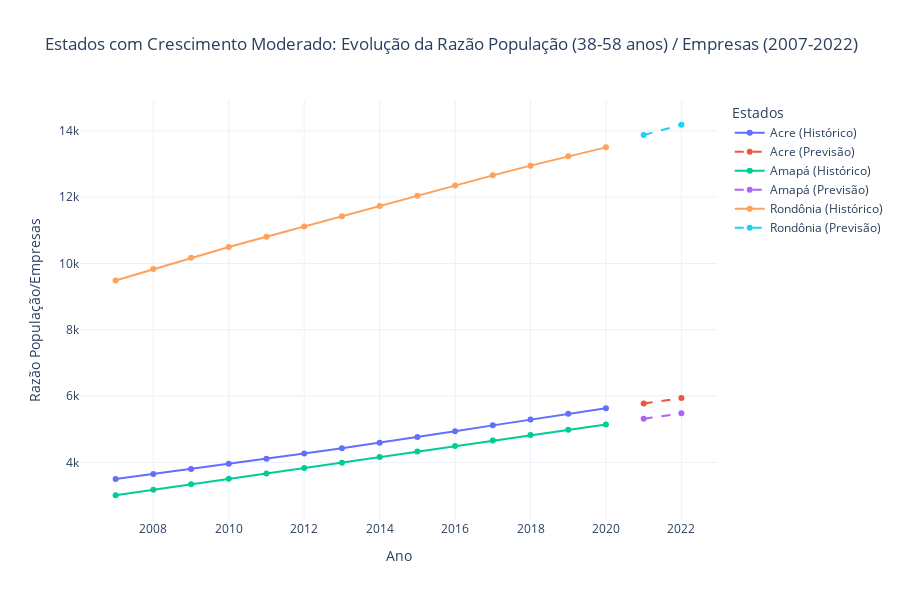

Notebook code cell kept with this figure:
### Code cell
fig = go.Figure()

# Adicionando dados históricos e previsões para cada estado com crescimento moderado
for estado in estados_crescimento_moderado:
    # Dados históricos
    fig.add_trace(
        go.Scatter(
            x=razao_populacao_empresa_corrigida.index,
            y=razao_populacao_empresa_corrigida[estado],
            mode="lines+markers",
            name=f"{estado} (Histórico)",
            hovertemplate="Estado: "
            + estado
            + "<br>Ano: %{x}<br>Razão: %{y:.2f}<extra></extra>",
        )
    )

    # Dados de previsão
    fig.add_trace(
        go.Scatter(
            x=previsao_2021_2022.index,
            y=previsao_2021_2022[estado],
            mode="lines+markers",
            line=dict(dash="dash"),
            name=f"{estado} (Previsão)",
            hovertemplate="Estado: "
            + estado
            + "<br>Ano: %{x}<br>Razão: %{y:.2f}<extra></extra>",
        )
    )

# Configurando o layout
fig.update_layout(
    title="Estados com Crescimento Moderado: Evolução da Razão População (38-58 anos) / Empresas (2007-2022)",
    xaxis_title="Ano",
    yaxis_title="Razão População/Empresas",
    legend_title="Estados",
    hovermode="closest",
    template="plotly_white",
    height=600,
)


fig.show()

### Figure 1 — Plotly figure (JSON) as saved in the notebook; plotly's stock layout.template omitted (floating-point values rounded to 4 significant figures)
{"data": [{"hovertemplate": "Estado: Acre<br>Ano: %{x}<br>Razão: %{y:.2f}<extra></extra>", "mode": "lines+markers", "name": "Acre (Histórico)", "type": "scatter", "x": [2007, 2008, 2009, 2010, 2011, 2012, 2013, 2014, 2015, 2016, 2017, 2018, 2019, 2020], "y": [3498.0, 3648.0, 3801.0, 3955.0, 4110.0, 4267.0, 4428.0, 4593.0, 4763.0, 4939.0, 5117.0, 5292.0, 5464.0, 5632.0]}, {"hovertemplate": "Estado: Acre<br>Ano: %{x}<br>Razão: %{y:.2f}<extra></extra>", "line": {"dash": "dash"}, "mode": "lines+markers", "name": "Acre (Previsão)", "type": "scatter", "x": [2021, 2022], "y": [5773.0, 5938.0]}, {"hovertemplate": "Estado: Amapá<br>Ano: %{x}<br>Razão: %{y:.2f}<extra></extra>", "mode": "lines+markers", "name": "Amapá (Histórico)", "type": "scatter", "x": [2007, 2008, 2009, 2010, 2011, 2012, 2013, 2014, 2015, 2016, 2017, 2018, 2019, 2020], "y": [3009.0, 3174.0, 3340.0, 3504.0, 3666.0, 3828.0, 3993.0, 4159.0, 4326.0, 4493.0, 4660.0, 4824.0, 4986.0, 5143.0]}, {"hovertemplate": "Estado: Amapá<br>Ano: %{x}<br>Razão: %{y:.2f}<extra></extra>", "line": {"dash": "dash"}, "mode": "lines+markers", "name": "Amapá (Previsão)", "type": "scatter", "x": [2021, 2022], "y": [5314.0, 5479.0]}, {"hovertemplate": "Estado: Rondônia<br>Ano: %{x}<br>Razão: %{y:.2f}<extra></extra>", "mode": "lines+markers", "name": "Rondônia (Histórico)", "type": "scatter", "x": [2007, 2008, 2009, 2010, 2011, 2012, 2013, 2014, 2015, 2016, 2017, 2018, 2019, 2020], "y": [9488.0, 9831.0, 10170.0, 10490.0, 10810.0, 11120.0, 11420.0, 11730.0, 12040.0, 12350.0, 12660.0, 12950.0, 13230.0, 13500.0]}, {"hovertemplate": "Estado: Rondônia<br>Ano: %{x}<br>Razão: %{y:.2f}<extra></extra>", "line": {"dash": "dash"}, "mode": "lines+markers", "name": "Rondônia (Previsão)", "type": "scatter", "x": [2021, 2022], "y": [13870.0, 14180.0]}], "layout": {"height": 600, "hovermode": "closest", "legend": {"title": {"text": "Estados"}}, "title": {"text": "Estados com Crescimento Moderado: Evolução da Razão População (38-58 anos) / Empresas (2007-2022)"}, "xaxis": {"title": {"text": "Ano"}}, "yaxis": {"title": {"text": "Razão População/Empresas"}}}}
